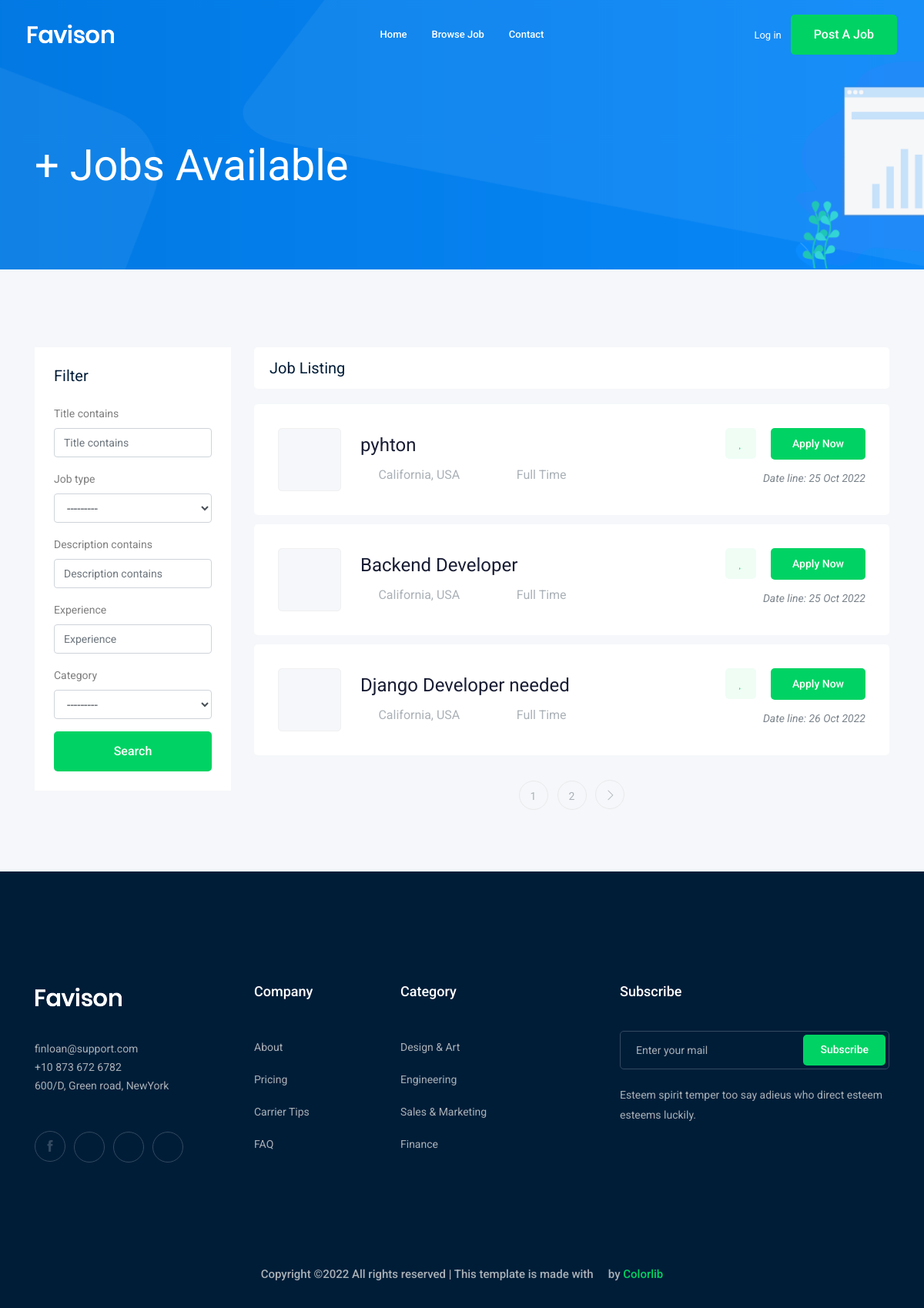
Screenshot of /jobs/ with the database file from the repository.
### job/models.py (models this page shows, shortened)
class job(models.Model):
    owner = models.ForeignKey(User,related_name="job_owner",on_delete=models.CASCADE)
    title = models.CharField(max_length=100)  # column
    job_type = models.CharField(max_length=15,choices=JOB_TYPE)
    description = models.TextField(max_length=1000)
    published_at = models.DateTimeField(auto_now=True)
    Vacancy = models.IntegerField(default=1)
    salary = models.IntegerField(default=0)
    Image = models.ImageField(upload_to=image_upload)
    experience = models.IntegerField(default=1)
    category = models.ForeignKey('Category',on_delete=models.CASCADE)
    slug = models.SlugField(blank=True, null=True)

### job/views.py (the view)
# urls.py: path('',views.job_list,name='job_list'),
def job_list(request):
    job_list = job.objects.all()
    my_filter = JobFilter(request.GET,queryset=job_list)
    job_list = my_filter.qs
    paginator = Paginator(job_list, 3)   # 1 job per page
    page_number = request.GET.get('page')
    page_obj = paginator.get_page(page_number)
    context = {"jobs": page_obj,'my_filter':my_filter}  # Template Name
    return render(request,'job/job_list.html',context)

### job/models.py (called while the page is built)
    def __str__(self):
        return self.name

### job/templates/job/job_list.html (shortened to what this page needs)
{% extends 'base.html' %}
{% load bootstrap4 %}
{% block body %}
<div class="bradcam_area bradcam_bg_1">
    <div class="container">
        <div class="row">
            <div class="col-xl-12">
                <div class="bradcam_text">
                    <h3>{{jobs.count}}+ Jobs Available</h3>
                </div>
            </div>
        </div>
    </div>
</div>
<div class="job_listing_area plus_padding">
    <div class="container">
        <div class="row">
            <div class="col-lg-3">
                <div class="job_filter white-bg">
                    <div class="form_inner white-bg">
                        <h3>Filter</h3>
                        <form method="GET">
                           {% bootstrap_form my_filter.form  %}
                           <input type='submit' value='Search' class="boxed-btn3 w-100">
                        </form>
                    </div>
                </div>
            </div>
            <div class="col-lg-9">
                <div class="recent_joblist_wrap">
                    <div class="recent_joblist white-bg ">
                        <div class="row align-items-center">
                            <div class="col-md-6">
                                <h4>Job Listing</h4>
                            </div>
                            <div class="col-md-6">
                            </div>
                        </div>
                    </div>
                </div>
                <div class="job_lists m-0">
                    <div class="row">
                        {% for job in  jobs %}
                        <div class="col-lg-12 col-md-12">
                            <div class="single_jobs white-bg d-flex justify-content-between">
                                <div class="jobs_left d-flex align-items-center">
                                    <div class="thumb">
                                    </div>
                                    <div class="jobs_conetent">
                                        <a href="{% url 'job:job_detail' job.slug %}"><h4>{{job.title}}</h4></a>
                                        <div class="links_locat d-flex align-items-center">
                                            <div class="location">
                                                <p> <i class="fa fa-map-marker"></i> California, USA</p>
                                            </div>
                                            <div class="location">
                                                <p> <i class="fa fa-clock-o"></i> {{job.job_type}}</p>
                                            </div>
                                        </div>
                                    </div>
                                </div>
                                <div class="jobs_right">
                                    <div class="apply_now">
                                        <a class="heart_mark" href="#"> <i class="fa fa-heart"></i> </a>
                                        <a href="{% url 'job:job_detail' job.slug %}" class="boxed-btn3">Apply Now</a>
                                    </div>
                                    <div class="date">
                                        <p>Date line: {{job.published_at|date:'d M o'}}</p>
                                    </div>
                                </div>
                            </div>
                        </div>
                        {% endfor %}
                    </div>
                    {% if jobs.has_other_pages %}
                        <div class="row">
                            <div class="col-lg-12">
                                <div class="pagination_wrap">
                                    <ul>
                                        {% for i in jobs.paginator.page_range %}
                                            <li><a href="?page={{i}}"><span>{{i}}</span></a></li>
                                        {% endfor %}
                                        {% if jobs.has_next %}
                                        <li><a href="?page={{jobs.next_page_number}}"> <i class="ti-angle-right"></i> </a></li>
                                        {% endif %}
                                    </ul>
                                </div>
                            </div>
                        </div>
                    {% endif %}
                </div>
            </div>
        </div>
    </div>
</div>
{% endblock body %}

### templates/base.html (shortened to what this page needs)
{% load static %}
<!doctype html>
<html class="no-js" lang="zxx">
<head>
    <link rel="stylesheet" href="{% static 'css/bootstrap.min.css' %}">
    <link rel="stylesheet" href="{% static 'css/owl.carousel.min.css' %}">
    <link rel="stylesheet" href="{% static 'css/magnific-popup.css' %}">
    <link rel="stylesheet" href="{% static 'css/font-awesome.min.css' %}">
    <link rel="stylesheet" href="{% static 'css/themify-icons.css' %}">
    <link rel="stylesheet" href="{% static 'css/nice-select.css' %}">
    <link rel="stylesheet" href="{% static 'css/flaticon.css' %}">
    <link rel="stylesheet" href="{% static 'css/jquery-ui.css' %}">
    <link rel="stylesheet" href="{% static 'css/gijgo.css' %}">
    <link rel="stylesheet" href="{% static 'css/animate.min.css' %}">
    <link rel="stylesheet" href="{% static 'css/slicknav.css' %}">
    <link rel="stylesheet" href="{% static 'css/style.css' %}">
</head>
<body>
    <header>
        <div class="header-area ">
            <div id="sticky-header" class="main-header-area">
                <div class="container-fluid ">
                    <div class="header_bottom_border">
                        <div class="row align-items-center">
                            <div class="col-xl-3 col-lg-2">
                                <div class="logo">
                                    <a href="index.html">
                                        <img src="img/logo.png" alt="">
                                    </a>
                                </div>
                            </div>
                            <div class="col-xl-6 col-lg-7">
                                <div class="main-menu  d-none d-lg-block">
                                    <nav>
                                        <ul id="navigation">
                                            <li><a href="">home</a></li>
                                            <li><a href="{% url 'jobs:job_list' %}">Browse Job</a></li>
                                            <li><a href="{% url 'contacts:contact' %}">Contact</a></li>
                                        </ul>
                                    </nav>
                                </div>
                            </div>
                            <div class="col-xl-3 col-lg-3 d-none d-lg-block">
                                <div class="Appointment">
                                    {% if request.user.is_authenticated %}
                                        <div class="phone_num d-none d-xl-block">
                                             <a href="{% url 'accounts:profile' %}">Profile</a>
                                        </div>
                                    {% else %}
                                        <div class="phone_num d-none d-xl-block">
                                            <a href="{% url 'login' %}">Log in</a>
                                        </div>
                                    {% endif %}
                                    <div class="d-none d-lg-block">
                                        <a class="boxed-btn3" href="{% url 'jobs:add_job' %}">Post a Job</a>
                                    </div>
                                </div>
                            </div>
                            <div class="col-12">
                            </div>
                        </div>
                    </div>
                </div>
            </div>
        </div>
    </header>
    {% block body%}
    {% endblock body%}
    <footer class="footer">
        <div class="footer_top">
            <div class="container">
                <div class="row">
                    <div class="col-xl-3 col-md-6 col-lg-3">
                        <div class="footer_widget wow fadeInUp" data-wow-duration="1s" data-wow-delay=".3s">
                            <div class="footer_logo">
                                <a href="#">
                                    <img src="img/logo.png" alt="">
                                </a>
                            </div>
                            <p>
                                finloan@support.com <br>
                                +10 873 672 6782 <br>
                                600/D, Green road, NewYork
                            </p>
                            <div class="socail_links">
                                <ul>
                                    <li>
                                        <a href="#">
                                            <i class="ti-facebook"></i>
                                        </a>
                                    </li>
                                    <li>
                                        <a href="#">
                                            <i class="fa fa-google-plus"></i>
                                        </a>
                                    </li>
                                    <li>
                                        <a href="#">
                                            <i class="fa fa-twitter"></i>
                                        </a>
                                    </li>
                                    <li>
                                        <a href="#">
                                            <i class="fa fa-instagram"></i>
                                        </a>
                                    </li>
                                </ul>
                            </div>
                        </div>
                    </div>
                    <div class="col-xl-2 col-md-6 col-lg-2">
                        <div class="footer_widget wow fadeInUp" data-wow-duration="1.1s" data-wow-delay=".4s">
                            <h3 class="footer_title">
                                Company
                            </h3>
                            <ul>
                                <li><a href="#">About </a></li>
                                <li><a href="#"> Pricing</a></li>
                                <li><a href="#">Carrier Tips</a></li>
                                <li><a href="#">FAQ</a></li>
                            </ul>
                        </div>
                    </div>
                    <div class="col-xl-3 col-md-6 col-lg-3">
                        <div class="footer_widget wow fadeInUp" data-wow-duration="1.2s" data-wow-delay=".5s">
                            <h3 class="footer_title">
                                Category
                            </h3>
                            <ul>
                                <li><a href="#">Design & Art</a></li>
                                <li><a href="#">Engineering</a></li>
                                <li><a href="#">Sales & Marketing</a></li>
                                <li><a href="#">Finance</a></li>
                            </ul>
                        </div>
                    </div>
                    <div class="col-xl-4 col-md-6 col-lg-4">
                        <div class="footer_widget wow fadeInUp" data-wow-duration="1.3s" data-wow-delay=".6s">
                            <h3 class="footer_title">
                                Subscribe
                            </h3>
                            <form action="#" class="newsletter_form">
                                <input type="text" placeholder="Enter your mail">
                                <button type="submit">Subscribe</button>
                            </form>
                            <p class="newsletter_text">Esteem spirit temper too say adieus who direct esteem esteems
                                luckily.</p>
                        </div>
                    </div>
                </div>
            </div>
        </div>
        <div class="copy-right_text wow fadeInUp" data-wow-duration="1.4s" data-wow-delay=".3s">
            <div class="container">
                <div class="row">
                    <div class="col-xl-12">
                        <p class="copy_right text-center">
Copyright &copy;<script>document.write(new Date().getFullYear());</script> All rights reserved | This template is made with <i class="fa fa-heart-o" aria-hidden="true"></i> by <a href="https://colorlib.com" target="_blank">Colorlib</a>
                        </p>
                    </div>
                </div>
            </div>
        </div>
    </footer>
</body>
</html>

### rows the page displays
job: title "pyhton", job_type "Full Time", published_at "25 Oct 2022"
job: title "Backend Developer", job_type "Full Time", published_at "25 Oct 2022"
job: title "Django Developer needed", job_type "Full Time", published_at "26 Oct 2022"

### other values shown
{{ i }} "1" "2"
